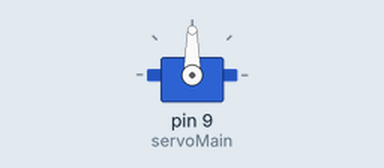
Recording of a sketch running on a simulated Arduino Uno, built with avr-gcc and run on an emulated ATmega328P. Shown: servo.

Above: at 0.05 s.
At 1.5 s:
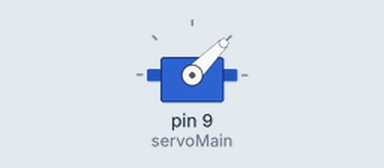
At 3.0 s:
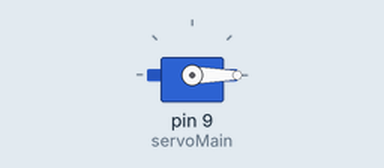
Timing chart, 0 to 6.9 s (numbered marks = the images above):
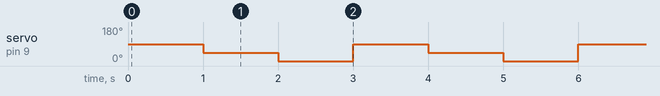

The sketch:

servo-test.ino
```cpp
/*
Arduino Servo Test sketch
*/
#include <Servo.h>
Servo servoMain; // Define our Servo

void setup()
{
   servoMain.attach(9); // servo on digital pin 9
}

void loop()
{
   servoMain.write(90);  // Turn Servo back to center position (90 degrees)
   delay(1000);          // Wait 1 second
   servoMain.write(45);  // Turn Servo Left to 45 degrees
   delay(1000);          // Wait 1 second
   servoMain.write(0);  // Turn Servo Left to 0 degrees
   delay(1000);          // Wait 1 second
}
```

Measured:
- by itself, servo on pin 9 (servoMain): repeats every 3.0 s: 0° 1.0 s, 90° 1.0 s, 45° 1.0 s
